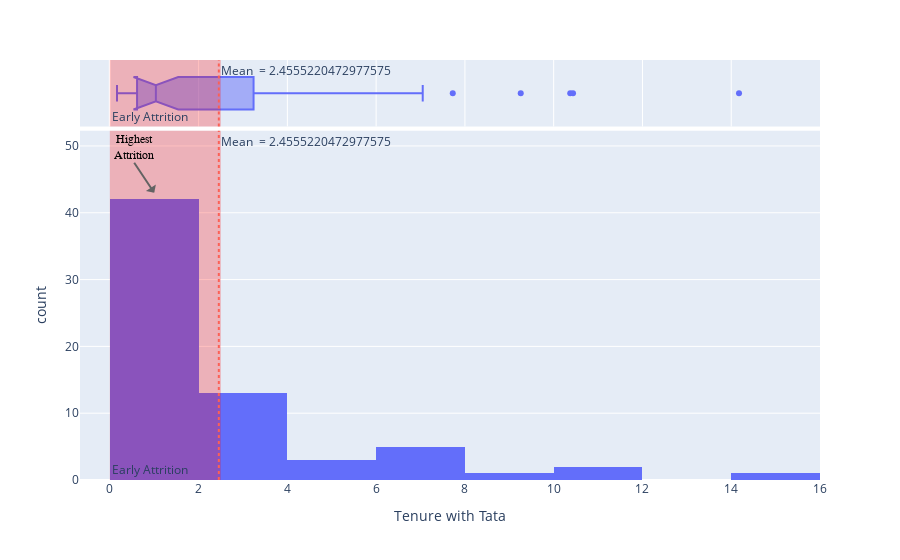

The notebook cell saved with this chart:
### Code cell
# Understanding the Tenure with the company

fig_tenure = px.histogram(df,'Tenure with Tata', marginal = 'box')
fig_tenure.add_vline(x = df['Tenure with Tata'].mean(), line_dash = "dot",line_color = "salmon",annotation_text= "Mean  = "+str(df['Tenure with Tata'].mean()))
fig_tenure.add_vrect(x0 = 0, x1=2.5 , annotation_text="Early Attrition", annotation_position="bottom left",
              fillcolor="red", opacity=0.25, line_width=0)
fig_tenure.add_annotation( x=1, y=43, text=f'Highest<br>Attrition', yanchor='bottom', showarrow=True, arrowhead=1, arrowsize=1, arrowwidth=2, arrowcolor="#636363", ax=-20, ay=-30, font=dict(size=12, color="Black", family="Courier New, monospace"))
fig_tenure

### Figure 1 — Plotly figure (JSON) as saved in the notebook; plotly's stock layout.template omitted (floating-point values rounded to 4 significant figures)
{"data": [{"alignmentgroup": "True", "bingroup": "x", "hovertemplate": "Tenure with Tata=%{x}<br>count=%{y}<extra></extra>", "legendgroup": "", "marker": {"color": "#636efa", "pattern": {"shape": ""}}, "name": "", "offsetgroup": "", "orientation": "v", "showlegend": false, "type": "histogram", "x": [1.222, 0.3534, 3.008, 0.9068, 0.5808, 9.258, 5.956, 1.468, 0.1616, 1.036, 0.9151, 6.337, 0.5644, 2.123, 3.315, 6.685, 1.929, 0.4466, 0.3699, 0.4603, 0.7918, 1.381, 0.5014, 10.37, 2.038, 0.589, 0.7479, 0.737, 0.4521, 2.995, 2.912, 7.049, 14.18, 0.9205, 0.6137, 0.6137, 0.4164, 0.9096, 2.173, 10.44, 0.5973, 0.2548, 6.249, 0.4756, 0.6017, 4.353, 1.951, 7.726, 0.766, 0.7342, 2.129, 1.405, 0.7551, 0.1781, 4.162, 3.663, 1.037, 3.805, 0.8044, 0.7233, 3.923, 3.337, 2.537, 0.7781, 1.3, 0.7753, 1.577], "xaxis": "x", "yaxis": "y"}, {"alignmentgroup": "True", "hovertemplate": "Tenure with Tata=%{x}<extra></extra>", "legendgroup": "", "marker": {"color": "#636efa"}, "name": "", "notched": true, "offsetgroup": "", "showlegend": false, "type": "box", "x": [1.222, 0.3534, 3.008, 0.9068, 0.5808, 9.258, 5.956, 1.468, 0.1616, 1.036, 0.9151, 6.337, 0.5644, 2.123, 3.315, 6.685, 1.929, 0.4466, 0.3699, 0.4603, 0.7918, 1.381, 0.5014, 10.37, 2.038, 0.589, 0.7479, 0.737, 0.4521, 2.995, 2.912, 7.049, 14.18, 0.9205, 0.6137, 0.6137, 0.4164, 0.9096, 2.173, 10.44, 0.5973, 0.2548, 6.249, 0.4756, 0.6017, 4.353, 1.951, 7.726, 0.766, 0.7342, 2.129, 1.405, 0.7551, 0.1781, 4.162, 3.663, 1.037, 3.805, 0.8044, 0.7233, 3.923, 3.337, 2.537, 0.7781, 1.3, 0.7753, 1.577], "xaxis": "x2", "yaxis": "y2"}], "layout": {"annotations": [{"showarrow": false, "text": "Mean  = 2.4555220472977575", "x": 2.456, "xanchor": "left", "xref": "x", "y": 1, "yanchor": "top", "yref": "y domain"}, {"showarrow": false, "text": "Mean  = 2.4555220472977575", "x": 2.456, "xanchor": "left", "xref": "x2", "y": 1, "yanchor": "top", "yref": "y2 domain"}, {"showarrow": false, "text": "Early Attrition", "x": 0, "xanchor": "left", "xref": "x", "y": 0, "yanchor": "bottom", "yref": "y domain"}, {"showarrow": false, "text": "Early Attrition", "x": 0, "xanchor": "left", "xref": "x2", "y": 0, "yanchor": "bottom", "yref": "y2 domain"}, {"arrowcolor": "#636363", "arrowhead": 1, "arrowsize": 1, "arrowwidth": 2, "ax": -20, "ay": -30, "font": {"color": "Black", "family": "Courier New, monospace", "size": 12}, "showarrow": true, "text": "Highest<br>Attrition", "x": 1, "y": 43, "yanchor": "bottom"}], "barmode": "relative", "legend": {"tracegroupgap": 0}, "margin": {"t": 60}, "shapes": [{"line": {"color": "salmon", "dash": "dot"}, "type": "line", "x0": 2.456, "x1": 2.456, "xref": "x", "y0": 0, "y1": 1, "yref": "y domain"}, {"line": {"color": "salmon", "dash": "dot"}, "type": "line", "x0": 2.456, "x1": 2.456, "xref": "x2", "y0": 0, "y1": 1, "yref": "y2 domain"}, {"fillcolor": "red", "line": {"width": 0}, "opacity": 0.25, "type": "rect", "x0": 0, "x1": 2.5, "xref": "x", "y0": 0, "y1": 1, "yref": "y domain"}, {"fillcolor": "red", "line": {"width": 0}, "opacity": 0.25, "type": "rect", "x0": 0, "x1": 2.5, "xref": "x2", "y0": 0, "y1": 1, "yref": "y2 domain"}], "xaxis": {"anchor": "y", "domain": [0, 1], "title": {"text": "Tenure with Tata"}}, "xaxis2": {"anchor": "y2", "domain": [0, 1], "matches": "x", "showgrid": true, "showticklabels": false}, "yaxis": {"anchor": "x", "domain": [0, 0.8316], "title": {"text": "count"}}, "yaxis2": {"anchor": "x2", "domain": [0.8416, 1], "matches": "y2", "showgrid": false, "showline": false, "showticklabels": false, "ticks": ""}}}
